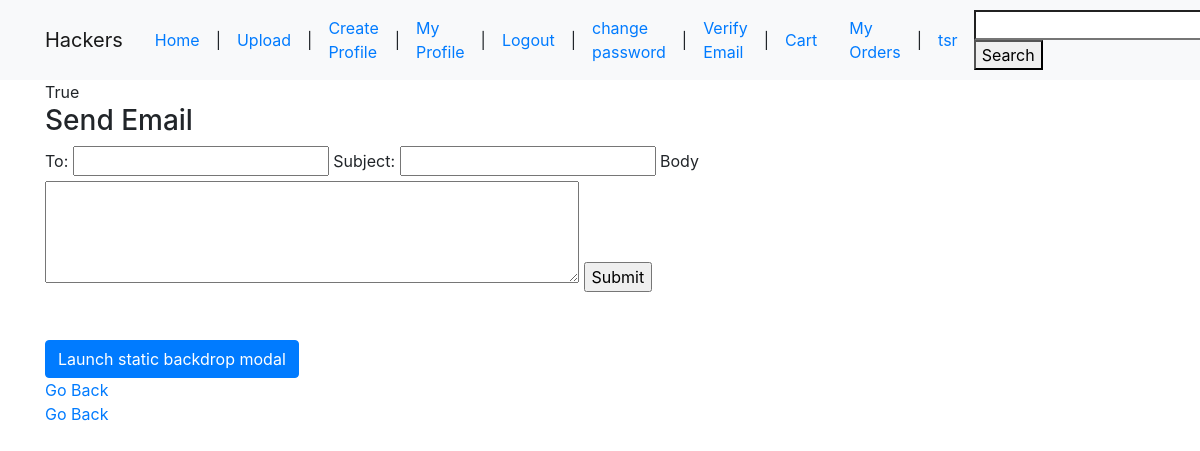
The page /email/ (signed in) on the database as committed earlier.
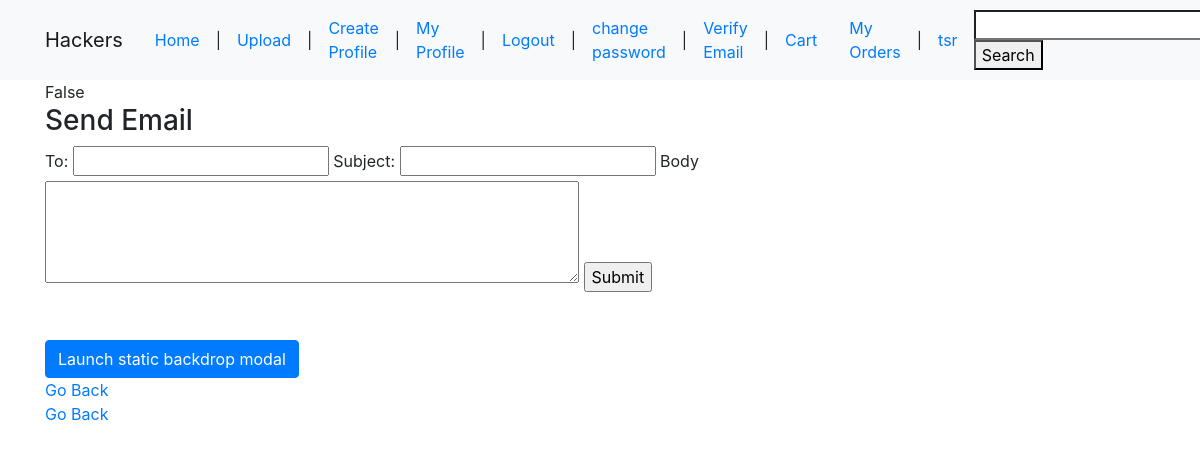
The same page on the database as committed later.
### UserManagement/models.py (models this page shows, shortened)
class Profile(models.Model):
    contact_no = models.CharField(max_length=20)
    mobile_no = models.CharField(max_length=20)
    pro_pic = models.ImageField(upload_to='users/pro_pics', blank=True, null=True)
    portfolio_url = models.URLField(blank=True, null=True)
    cv = models.FileField(upload_to='users/cv', blank=True, null=True)
    user = models.ForeignKey(User, default=None, on_delete=models.CASCADE)
    status = models.CharField(max_length=10, blank=True, null=True, default='False')

### UserManagement/views.py (the view, shortened to what this page needs)
# urls.py: path('email/', user_views.send_email, name='email'),
@login_required
def send_email(request):
    recipient_list = []
    subject = ''
    message = ''
    status = Profile.objects.get(user=request.user).status
    user_message = '' + status
    context = {
        'message' : user_message
    }
    return render(request, 'UserManagement/send_email.html', context)

### templates/UserManagement/send_email.html (shortened to what this page needs)
{% extends 'base2.html' %}
{% block content %}
    {{ message }}
    <h3>Send Email</h3>
    <form method="POST">
        <label>To: </label>
        <input type="text" name="recipient">
        <label>Subject: </label>
        <input type="text" name="subject">
        <label>Body </label>
        <textarea name= "body" rows="4" cols="50">
        </textarea>
        <input type="submit">
    </form>
{% endblock content %}

Rows that differ between the two databases and show on the page:
removed Profile: status "True"
added Profile: status "False"
